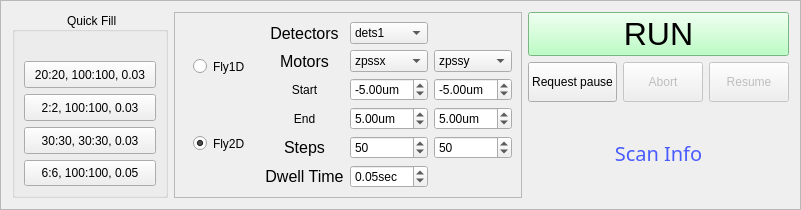
         <widget class="QFrame" name="frame_2">
          <property name="sizePolicy">
           <sizepolicy hsizetype="Preferred" vsizetype="Preferred">
            <horstretch>0</horstretch>
            <verstretch>0</verstretch>
           </sizepolicy>
          </property>
          <property name="frameShape">
           <enum>QFrame::StyledPanel</enum>
          </property>
          <property name="frameShadow">
           <enum>QFrame::Raised</enum>
          </property>
          <layout class="QGridLayout" name="gridLayout_92">
           <item row="0" column="1" rowspan="2">
            <widget class="QFrame" name="frame_3">
             <property name="sizePolicy">
              <sizepolicy hsizetype="Preferred" vsizetype="Preferred">
               <horstretch>0</horstretch>
               <verstretch>0</verstretch>
              </sizepolicy>
             </property>
             <property name="styleSheet">
              <string notr="true"/>
             </property>
             <property name="frameShape">
              <enum>QFrame::StyledPanel</enum>
             </property>
             <property name="frameShadow">
              <enum>QFrame::Raised</enum>
             </property>
             <layout class="QGridLayout" name="gridLayout_8">
              <item row="1" column="1">
               <widget class="QLabel" name="label_17">
                <property name="sizePolicy">
                 <sizepolicy hsizetype="Preferred" vsizetype="Preferred">
                  <horstretch>0</horstretch>
                  <verstretch>0</verstretch>
                 </sizepolicy>
                </property>
                <property name="font">
                 <font>
                  <family>Segoe UI</family>
                  <pointsize>12</pointsize>
                  <weight>50</weight>
                  <italic>false</italic>
                  <bold>false</bold>
                 </font>
                </property>
                <property name="text">
                 <string>Detectors</string>
                </property>
                <property name="alignment">
                 <set>Qt::AlignCenter</set>
                </property>
               </widget>
              </item>
              <item row="3" column="1">
               <widget class="QLabel" name="label_32">
                <property name="text">
                 <string>Start</string>
                </property>
                <property name="alignment">
                 <set>Qt::AlignCenter</set>
                </property>
               </widget>
              </item>
              <item row="4" column="1">
               <widget class="QLabel" name="label_18">
                <property name="text">
                 <string>End</string>
                </property>
                <property name="alignment">
                 <set>Qt::AlignCenter</set>
                </property>
               </widget>
              </item>
              <item row="2" column="2">
               <widget class="QComboBox" name="cb_motor1">
                <property name="sizePolicy">
                 <sizepolicy hsizetype="Preferred" vsizetype="Preferred">
                  <horstretch>0</horstretch>
                  <verstretch>0</verstretch>
                 </sizepolicy>
                </property>
                <property name="toolTip">
                 <string>first motor to scan in 2D and Line scan motor</string>
                </property>
                <item>
                 <property name="text">
                  <string>zpssx</string>
                 </property>
                </item>
                <item>
                 <property name="text">
                  <string>zpssy</string>
                 </property>
                </item>
                <item>
                 <property name="text">
                  <string>zpssz</string>
                 </property>
                </item>
               </widget>
              </item>
              <item row="5" column="2">
               <widget class="QSpinBox" name="x_step">
                <property name="sizePolicy">
                 <sizepolicy hsizetype="Preferred" vsizetype="Preferred">
                  <horstretch>0</horstretch>
                  <verstretch>0</verstretch>
                 </sizepolicy>
                </property>
                <property name="toolTip">
                 <string>first motor steps</string>
                </property>
                <property name="minimum">
                 <number>1</number>
                </property>
                <property name="maximum">
                 <number>1000</number>
                </property>
                <property name="singleStep">
                 <number>10</number>
                </property>
                <property name="value">
                 <number>50</number>
                </property>
               </widget>
              </item>
              <item row="6" column="1">
               <widget class="QLabel" name="label_9">
                <property name="sizePolicy">
                 <sizepolicy hsizetype="Preferred" vsizetype="Preferred">
                  <horstretch>0</horstretch>
                  <verstretch>0</verstretch>
                 </sizepolicy>
                </property>
                <property name="font">
                 <font>
                  <family>Segoe UI</family>
                  <pointsize>12</pointsize>
                  <weight>50</weight>
                  <italic>false</italic>
                  <bold>false</bold>
                 </font>
                </property>
                <property name="text">
                 <string>Dwell Time</string>
                </property>
                <property name="textFormat">
                 <enum>Qt::AutoText</enum>
                </property>
                <property name="scaledContents">
                 <bool>false</bool>
                </property>
                <property name="alignment">
                 <set>Qt::AlignCenter</set>
                </property>
               </widget>
              </item>
              <item row="6" column="2">
               <widget class="QDoubleSpinBox" name="dwell">
                <property name="sizePolicy">
                 <sizepolicy hsizetype="Preferred" vsizetype="Preferred">
                  <horstretch>0</horstretch>
                  <verstretch>0</verstretch>
                 </sizepolicy>
                </property>
                <property name="toolTip">
                 <string>exposure time per point</string>
                </property>
                <property name="prefix">
                 <string/>
                </property>
                <property name="suffix">
                 <string notr="true">sec</string>
                </property>
                <property name="minimum">
                 <double>0.000000000000000</double>
                </property>
                <property name="maximum">
                 <double>0.500000000000000</double>
                </property>
                <property name="singleStep">
                 <double>0.010000000000000</double>
                </property>
                <property name="value">
                 <double>0.050000000000000</double>
                </property>
               </widget>
              </item>
              <item row="4" column="3">
               <widget class="QDoubleSpinBox" name="y_end">
                <property name="sizePolicy">
                 <sizepolicy hsizetype="Preferred" vsizetype="Preferred">
                  <horstretch>0</horstretch>
                  <verstretch>0</verstretch>
                 </sizepolicy>
                </property>
                <property name="toolTip">
                 <string>scan range entry</string>
                </property>
                <property name="suffix">
                 <string notr="true">um</string>
                </property>
                <property name="minimum">
                 <double>-15.000000000000000</double>
                </property>
                <property name="maximum">
                 <double>15.000000000000000</double>
                </property>
                <property name="singleStep">
                 <double>1.000000000000000</double>
                </property>
                <property name="value">
                 <double>5.000000000000000</double>
                </property>
               </widget>
              </item>
              <item row="2" column="3">
               <widget class="QComboBox" name="cb_motor2">
                <property name="sizePolicy">
                 <sizepolicy hsizetype="Preferred" vsizetype="Preferred">
                  <horstretch>0</horstretch>
                  <verstretch>0</verstretch>
                 </sizepolicy>
                </property>
                <property name="toolTip">
                 <string>second motor in 2D</string>
                </property>
                <item>
                 <property name="text">
                  <string>zpssy</string>
                 </property>
                </item>
                <item>
                 <property name="text">
                  <string>zpssx</string>
                 </property>
                </item>
                <item>
                 <property name="text">
                  <string>zpssz</string>
                 </property>
                </item>
               </widget>
              </item>
              <item row="5" column="3">
               <widget class="QSpinBox" name="y_step">
                <property name="sizePolicy">
                 <sizepolicy hsizetype="Preferred" vsizetype="Preferred">
                  <horstretch>0</horstretch>
                  <verstretch>0</verstretch>
                 </sizepolicy>
                </property>
                <property name="toolTip">
                 <string>second motor steps</string>
                </property>
                <property name="minimum">
                 <number>1</number>
                </property>
                <property name="maximum">
                 <number>1000</number>
                </property>
                <property name="singleStep">
                 <number>10</number>
                </property>
                <property name="value">
                 <number>50</number>
                </property>
               </widget>
              </item>
              <item row="4" column="2">
               <widget class="QDoubleSpinBox" name="x_end">
                <property name="sizePolicy">
                 <sizepolicy hsizetype="Preferred" vsizetype="Preferred">
                  <horstretch>0</horstretch>
                  <verstretch>0</verstretch>
                 </sizepolicy>
                </property>
                <property name="toolTip">
                 <string>scan range entry</string>
                </property>
                <property name="suffix">
                 <string notr="true">um</string>
                </property>
                <property name="minimum">
                 <double>-15.000000000000000</double>
                </property>
                <property name="maximum">
                 <double>15.000000000000000</double>
                </property>
                <property name="singleStep">
                 <double>1.000000000000000</double>
                </property>
                <property name="value">
                 <double>5.000000000000000</double>
                </property>
               </widget>
              </item>
              <item row="2" column="1">
               <widget class="QLabel" name="label_2">
                <property name="sizePolicy">
                 <sizepolicy hsizetype="Preferred" vsizetype="Preferred">
                  <horstretch>0</horstretch>
                  <verstretch>0</verstretch>
                 </sizepolicy>
                </property>
                <property name="font">
                 <font>
                  <family>Segoe UI</family>
                  <pointsize>12</pointsize>
                  <weight>50</weight>
                  <italic>false</italic>
                  <bold>false</bold>
                 </font>
                </property>
                <property name="text">
                 <string>Motors</string>
                </property>
                <property name="alignment">
                 <set>Qt::AlignCenter</set>
                </property>
               </widget>
              </item>
              <item row="1" column="2">
               <widget class="QComboBox" name="pb_dets">
                <property name="sizePolicy">
                 <sizepolicy hsizetype="Preferred" vsizetype="Preferred">
                  <horstretch>0</horstretch>
                  <verstretch>0</verstretch>
                 </sizepolicy>
                </property>
                <property name="toolTip">
                 <string comment="choose the detector system"/>
                </property>
                <item>
                 <property name="text">
                  <string>dets1</string>
                 </property>
                </item>
                <item>
                 <property name="text">
                  <string>dets2</string>
                 </property>
                </item>
                <item>
                 <property name="text">
                  <string>dets3</string>
                 </property>
                </item>
                <item>
                 <property name="text">
                  <string>dets4</string>
                 </property>
                </item>
                <item>
                 <property name="text">
                  <string>dets_fs</string>
                 </property>
                </item>
               </widget>
              </item>
              <item row="3" column="2">
               <widget class="QDoubleSpinBox" name="x_start">
                <property name="sizePolicy">
                 <sizepolicy hsizetype="Preferred" vsizetype="Preferred">
                  <horstretch>0</horstretch>
                  <verstretch>0</verstretch>
                 </sizepolicy>
                </property>
                <property name="toolTip">
                 <string>scan range entry</string>
                </property>
                <property name="prefix">
                 <string notr="true"/>
                </property>
                <property name="suffix">
                 <string>um</string>
                </property>
                <property name="minimum">
                 <double>-15.000000000000000</double>
                </property>
                <property name="maximum">
                 <double>15.000000000000000</double>
                </property>
                <property name="singleStep">
                 <double>1.000000000000000</double>
                </property>
                <property name="value">
                 <double>-5.000000000000000</double>
                </property>
               </widget>
              </item>
              <item row="3" column="3">
               <widget class="QDoubleSpinBox" name="y_start">
                <property name="enabled">
                 <bool>true</bool>
                </property>
                <property name="sizePolicy">
                 <sizepolicy hsizetype="Preferred" vsizetype="Preferred">
                  <horstretch>0</horstretch>
                  <verstretch>0</verstretch>
                 </sizepolicy>
                </property>
                <property name="toolTip">
                 <string>scan range entry</string>
                </property>
                <property name="prefix">
                 <string notr="true"/>
                </property>
                <property name="suffix">
                 <string>um</string>
                </property>
                <property name="minimum">
                 <double>-15.000000000000000</double>
                </property>
                <property name="maximum">
                 <double>15.000000000000000</double>
                </property>
                <property name="singleStep">
                 <double>1.000000000000000</double>
                </property>
                <property name="value">
                 <double>-5.000000000000000</double>
                </property>
               </widget>
              </item>
              <item row="5" column="1">
               <widget class="QLabel" name="label_5">
                <property name="sizePolicy">
                 <sizepolicy hsizetype="Preferred" vsizetype="Preferred">
                  <horstretch>0</horstretch>
                  <verstretch>0</verstretch>
                 </sizepolicy>
                </property>
                <property name="font">
                 <font>
                  <family>Segoe UI</family>
                  <pointsize>12</pointsize>
                  <weight>50</weight>
                  <italic>false</italic>
                  <bold>false</bold>
                 </font>
                </property>
                <property name="text">
                 <string>Steps</string>
                </property>
                <property name="textFormat">
                 <enum>Qt::AutoText</enum>
                </property>
                <property name="scaledContents">
                 <bool>false</bool>
                </property>
                <property name="alignment">
                 <set>Qt::AlignCenter</set>
                </property>
               </widget>
              </item>
              <item row="1" column="0" rowspan="6">
               <widget class="QWidget" name="widget_2" native="true">
                <property name="styleSheet">
                 <string notr="true">font: 14pt &quot;MS Shell Dlg 2&quot;;</string>
                </property>
                <layout class="QVBoxLayout" name="verticalLayout_9">
                 <item>
                  <widget class="QRadioButton" name="rb_1d">
                   <property name="sizePolicy">
                    <sizepolicy hsizetype="Preferred" vsizetype="Preferred">
                     <horstretch>0</horstretch>
                     <verstretch>0</verstretch>
                    </sizepolicy>
                   </property>
                   <property name="toolTip">
                    <string>select for line scan</string>
                   </property>
                   <property name="styleSheet">
                    <string notr="true"/>
                   </property>
                   <property name="text">
                    <string>Fly1D</string>
                   </property>
                   <property name="autoExclusive">
                    <bool>true</bool>
                   </property>
                  </widget>
                 </item>
                 <item>
                  <widget class="QRadioButton" name="rb_2d">
                   <property name="sizePolicy">
                    <sizepolicy hsizetype="Preferred" vsizetype="Preferred">
                     <horstretch>0</horstretch>
                     <verstretch>0</verstretch>
                    </sizepolicy>
                   </property>
                   <property name="toolTip">
                    <string>select for 2D scan</string>
                   </property>
                   <property name="styleSheet">
                    <string notr="true"/>
                   </property>
                   <property name="text">
                    <string>Fly2D</string>
                   </property>
                   <property name="checked">
                    <bool>true</bool>
                   </property>
                   <property name="autoExclusive">
                    <bool>true</bool>
                   </property>
                  </widget>
                 </item>
                </layout>
               </widget>
              </item>
             </layout>
            </widget>
           </item>
           <item row="0" column="3">
            <layout class="QGridLayout" name="gridLayout_91">
             <item row="1" column="0">
              <widget class="QPushButton" name="start">
               <property name="sizePolicy">
                <sizepolicy hsizetype="Preferred" vsizetype="Preferred">
                 <horstretch>0</horstretch>
                 <verstretch>0</verstretch>
                </sizepolicy>
               </property>
               <property name="font">
                <font>
                 <family>MS Shell Dlg 2</family>
                 <pointsize>24</pointsize>
                 <weight>50</weight>
                 <italic>false</italic>
                 <bold>false</bold>
                </font>
               </property>
               <property name="toolTip">
                <string>excetute the scan plan</string>
               </property>
               <property name="autoFillBackground">
                <bool>false</bool>
               </property>
               <property name="styleSheet">
                <string notr="true">QPushButton {
	background-color: rgb(167, 255, 180);
	
	font: 24pt &quot;MS Shell Dlg 2&quot;;
	}

QPushButton:hover{ 
	background-color: rgb(255, 255, 0); 
	}

QPushButton:pressed{ 
	background-color: rgb(0, 255, 0); 
	}



</string>
               </property>
               <property name="text">
                <string>RUN</string>
               </property>
              </widget>
             </item>
             <item row="2" column="0">
              <layout class="QGridLayout" name="gridLayout_22">
               <item row="0" column="1">
                <widget class="QPushButton" name="pb_REAbort">
                 <property name="enabled">
                  <bool>false</bool>
                 </property>
                 <property name="sizePolicy">
                  <sizepolicy hsizetype="Preferred" vsizetype="Preferred">
                   <horstretch>0</horstretch>
                   <verstretch>0</verstretch>
                  </sizepolicy>
                 </property>
                 <property name="text">
                  <string>Abort</string>
                 </property>
                </widget>
               </item>
               <item row="0" column="2">
                <widget class="QPushButton" name="pb_REResume">
                 <property name="enabled">
                  <bool>false</bool>
                 </property>
                 <property name="sizePolicy">
                  <sizepolicy hsizetype="Preferred" vsizetype="Preferred">
                   <horstretch>0</horstretch>
                   <verstretch>0</verstretch>
                  </sizepolicy>
                 </property>
                 <property name="text">
                  <string>Resume</string>
                 </property>
                </widget>
               </item>
               <item row="0" column="0">
                <widget class="QPushButton" name="pb_reqPause">
                 <property name="sizePolicy">
                  <sizepolicy hsizetype="Preferred" vsizetype="Preferred">
                   <horstretch>0</horstretch>
                   <verstretch>0</verstretch>
                  </sizepolicy>
                 </property>
                 <property name="toolTip">
                  <string>Request a pause at next check point, then click abort or resume</string>
                 </property>
                 <property name="text">
                  <string>Request pause</string>
                 </property>
                </widget>
               </item>
              </layout>
             </item>
            </layout>
           </item>
           <item row="1" column="3">
            <widget class="QLabel" name="label_scan_info_calc">
             <property name="sizePolicy">
              <sizepolicy hsizetype="Preferred" vsizetype="Ignored">
               <horstretch>0</horstretch>
               <verstretch>0</verstretch>
              </sizepolicy>
             </property>
             <property name="font">
              <font>
               <family>Modern No. 20</family>
               <pointsize>15</pointsize>
               <weight>50</weight>
               <italic>false</italic>
               <bold>false</bold>
              </font>
             </property>
             <property name="styleSheet">
              <string notr="true">color: rgb(73, 91, 255);
font: 15pt &quot;Modern No. 20&quot;;


</string>
             </property>
             <property name="text">
              <string>Scan Info</string>
             </property>
             <property name="alignment">
              <set>Qt::AlignCenter</set>
             </property>
            </widget>
           </item>
           <item row="0" column="0" rowspan="2">
            <widget class="QGroupBox" name="groupBox_2">
             <property name="sizePolicy">
              <sizepolicy hsizetype="Fixed" vsizetype="Preferred">
               <horstretch>0</horstretch>
               <verstretch>0</verstretch>
              </sizepolicy>
             </property>
             <property name="toolTip">
              <string>Quickly fill the selected parameters above</string>
             </property>
             <property name="styleSheet">
              <string notr="true"/>
             </property>
             <property name="title">
              <string> Quick Fill</string>
             </property>
             <property name="alignment">
              <set>Qt::AlignCenter</set>
             </property>
             <layout class="QGridLayout" name="gridLayout_6">
              <item row="2" column="0">
               <layout class="QVBoxLayout" name="verticalLayout_6">
                <item>
                 <widget class="QPushButton" name="pb_3030">
                  <property name="sizePolicy">
                   <sizepolicy hsizetype="Minimum" vsizetype="Preferred">
                    <horstretch>0</horstretch>
                    <verstretch>0</verstretch>
                   </sizepolicy>
                  </property>
                  <property name="text">
                   <string>  30:30, 30:30, 0.03  </string>
                  </property>
                 </widget>
                </item>
                <item>
                 <widget class="QPushButton" name="pb_66">
                  <property name="sizePolicy">
                   <sizepolicy hsizetype="Minimum" vsizetype="Preferred">
                    <horstretch>0</horstretch>
                    <verstretch>0</verstretch>
                   </sizepolicy>
                  </property>
                  <property name="text">
                   <string>  6:6, 100:100, 0.05  </string>
                  </property>
                 </widget>
                </item>
               </layout>
              </item>
              <item row="1" column="0">
               <layout class="QVBoxLayout" name="verticalLayout_7">
                <item>
                 <widget class="QPushButton" name="pb_2020">
                  <property name="sizePolicy">
                   <sizepolicy hsizetype="Minimum" vsizetype="Preferred">
                    <horstretch>0</horstretch>
                    <verstretch>0</verstretch>
                   </sizepolicy>
                  </property>
                  <property name="text">
                   <string>  20:20, 100:100, 0.03  </string>
                  </property>
                 </widget>
                </item>
                <item>
                 <widget class="QPushButton" name="pb_22">
                  <property name="sizePolicy">
                   <sizepolicy hsizetype="Minimum" vsizetype="Preferred">
                    <horstretch>0</horstretch>
                    <verstretch>0</verstretch>
                   </sizepolicy>
                  </property>
                  <property name="text">
                   <string>  2:2, 100:100, 0.03  </string>
                  </property>
                 </widget>
                </item>
               </layout>
              </item>
              <item row="0" column="0">
               <widget class="QLabel" name="label_136">
                <property name="sizePolicy">
                 <sizepolicy hsizetype="Fixed" vsizetype="Fixed">
                  <horstretch>0</horstretch>
                  <verstretch>0</verstretch>
                 </sizepolicy>
                </property>
                <property name="text">
                 <string/>
                </property>
               </widget>
              </item>
             </layout>
            </widget>
           </item>
          </layout>
         </widget>
